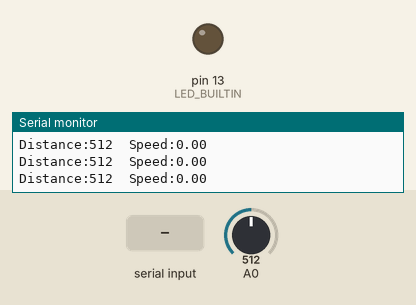
Simulated run of this sketch. Board: Arduino Uno, built with avr-gcc and run on an emulated ATmega328P. On the bench: output pins drawn as LEDs (lit = HIGH), the last lines printed to the serial monitor. Dashed ring = blinking. Inputs (shaded band) come from the test bench; at power-on: A0 = 512.

Above: at 1.3 s.
1.4 s: A0 set to 499
At 2.2 s:
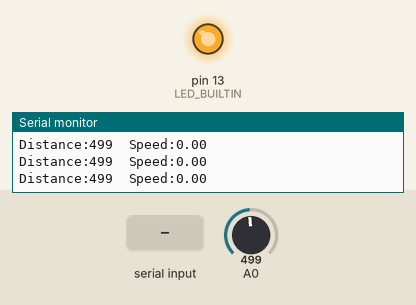
3.0 s: "30,150\n" received over Serial
6.0 s: "0\n" received over Serial
7.5 s: A0 set to 190
At 7.75 s:
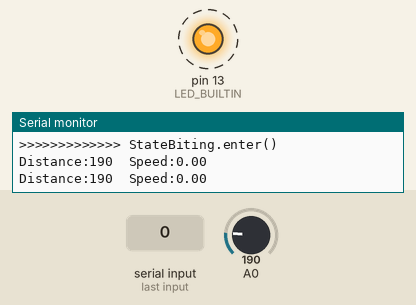
10.5 s: A0 set to 215
13.5 s: A0 set to 301
16.5 s: A0 set to 327
Timing chart, 0 to 19.0 s (numbered marks = the images above; inputs shaded):
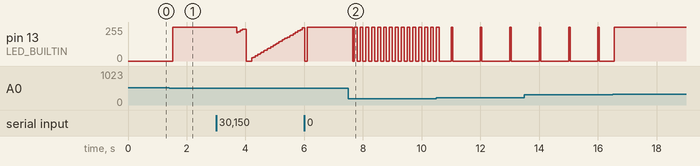

The sketch:

DogStateMachine.ino
```cpp
// DogStateMachine demo
//
// By using the StateMachine class and your own state classes herited from the State base class,
// we can easily code an application that has different tasks to do at different times and separate
// them in the state classes.
//
// Pierre Rossel   2024-11-29  Initial version

#include "States.h"

int distance = 1000;
float speed = 0;

// speed calculation
int previousDistance = 0;
unsigned long previousMs = 0;

// mode of operation
enum Mode {
  ANALOG,     // read distance from analog input
  SIM_SERIAL  // read distance from serial input
};

Mode mode = ANALOG;

StateMachine sm;

void setup() {
  Serial.begin(9600);

  Serial.println("\n\nHello world of state machines. This is the DogStateMachine example.");
  Serial.println("\n\nSend a distance (0 .. 1023) in cm to simulate a distance sensor ");
  Serial.println("or an empty line to go back to reading the distance on an analog input.");

  pinMode(LED_BUILTIN, OUTPUT);

  sm.changeState(new StateIdle());
}

void loop() {
  static unsigned long lastAnalogRead = 0;
  unsigned long ms = millis();

  switch (mode) {

    case ANALOG:

      // Non blocking code every 100 ms (avoir using delay())
      if (ms - lastAnalogRead > 100) {
        lastAnalogRead = ms;

        distance = analogRead(A0);

        updateSpeed();
      }

      if (Serial.available() > 0) {
        mode = SIM_SERIAL;
        Serial.println("Switching to simulation mode.");
      } else {
        break;
      }

    case SIM_SERIAL:

      if (Serial.available() > 0) {

        // Try to read an int
        distance = Serial.parseInt();

        // flush the serial buffer
        while (Serial.available() > 0) {
          Serial.read();
        }

        // could not read an int (or 0)
        if (distance == 0) {
          mode = ANALOG;
          Serial.println("Switching to analog mode.");
        }

        updateSpeed();
      }
      break;
  }

  // Serial.print("Distance:");
  // Serial.println(distance);

  sm.loop();
}

void updateSpeed() {
  unsigned long ms = millis();

  if (previousMs == 0) {
    previousMs = ms;
    previousDistance = distance;
    return;
  }

  unsigned long deltaMs = ms - previousMs;
  int deltaDistance = distance - previousDistance;

  speed = -deltaDistance / (deltaMs / 1000.0);

  previousMs = ms;
  previousDistance = distance;

  Serial.print("Distance:");
  Serial.print(distance);
  Serial.print("\t");

  Serial.print("Speed:");
  Serial.println(speed);
}
```

StateMachine.h
```cpp
// This file defines and implements the base classe of a State and the StateMachine class.
//
// Create your own child classes from State and use them with an instance of StateMachine
//
// Pierre Rossel   2020-12-03  Initial version

#pragma once

class State {

  public:

    unsigned long stateEnterMs = 0;

    // Override if you need to do something when the state enters.
    virtual void enter() {}

    // Override this function to execute what your state has to do when active.
    // Return NULL or a new State if you want to change state.
    virtual State * loop() {}

    // Override this function if you need to do some cleanup before your state is destroyed
    // Called before switching to another state
    virtual void exit() {}

    // Get the time in ms elapsed since state entered.
    unsigned long getStateTime() {
      return millis() - stateEnterMs;
    }
};


class StateMachine {

    State *pCurrentState;

  public:

    void loop() {
      if (pCurrentState != NULL) {
        State *pNewState = pCurrentState->loop();
        if (pNewState) {
          changeState(pNewState);
        }
      }
    }

    // Change to another state.
    // Note current state will be called its exit() function, then destroyed.
    void changeState(State *pNewState) {

      if (pCurrentState != NULL) {
        pCurrentState->exit();
        delete pCurrentState;
        pCurrentState = NULL;
      }

      pCurrentState = pNewState;

      if (pNewState != NULL) {
        pNewState->stateEnterMs = millis();
        pNewState->enter();
      }
    }

    // returns current State
    State * getState() {
      return pCurrentState;
    }

    // Returns the running time of current state in milliseconds.
    unsigned long getStateTime() {
      return pCurrentState ? pCurrentState->getStateTime() : 0;
    }

};
```

States.h
```cpp
// This file declares and implements the State* classes, which are the children of State class
// and contains the logic of each state of our application.
//
// Pierre Rossel   2024-11-29  Initial version
//

#include "StateMachine.h"

// distance is a global variable declared in DogStateMachine.ino
extern int distance;

// speed is a global variable declared in DogStateMachine.ino
extern float speed;

// see doc/Dog State Machine.png for the state diagram

class StateIdle : public State
{
  void enter();
  State *loop();
  void exit();
};

class StateWatching : public State
{
  int limit = 180;
  void enter();
  State *loop();
  void exit();
};

class StateGreeting : public State
{
  void enter();
  State *loop();
  void exit();
};

class StateBarking : public State
{
  int enterDistance = 0;

  void enter();
  State *loop();
  void exit();
};

class StateBiting : public State
{
  void enter();
  State *loop();
  void exit();
};


// StateIdle implementation
// ************************

void StateIdle::enter()
{
  Serial.println(">>>>>>>>>>>>> StateIdle.enter()");
  digitalWrite(LED_BUILTIN, LOW);
}

State *StateIdle::loop()
{
  if (distance < 500) {
    return new StateWatching();
  }
  return NULL;
}

void StateIdle::exit()
{
  Serial.println("<<<<<<<<<<<<< StateIdle.exit()");
}


// StateWatching implementation
// *****************************

void StateWatching::enter()
{
  Serial.println(">>>>>>>>>>>>> StateWatching.enter()");

  // Turn on the LED
  digitalWrite(LED_BUILTIN, HIGH);

}

State *StateWatching::loop()
{
  if (speed > limit) {
    return new StateBarking();
  }

  if (distance > 500) {
    return new StateIdle();
  }

  if (distance < 200) {
    return new StateGreeting();
  }

  return NULL;
}

void StateWatching::exit()
{
  Serial.println("<<<<<<<<<<<<< StateWatching.exit()");
}


// StateGreeting implementation
// *****************************

void StateGreeting::enter()
{
  Serial.println(">>>>>>>>>>>>> StateGreeting.enter()");
}

State *StateGreeting::loop()
{
  if (distance > 200) {
    return new StateWatching();
  }

  // Ramp the LED intensity up and down
  long period = 2 * 1000L;
  float intensity = (millis() % period) * 1.0 / period; // 0.0 ... 1.0

  // Custom non blocking PWM code for non PWM pin
  long pwmPeriod = 20 * 1000L; // microseconds
  long timePwm = micros() % pwmPeriod;
  bool high = timePwm < pwmPeriod * intensity;
  digitalWrite(LED_BUILTIN, high);

  return NULL;
}

void StateGreeting::exit()
{
  Serial.println("<<<<<<<<<<<<< StateGreeting.exit()");
}


// StateBarking implementation
// *****************************

void StateBarking::enter()
{
  Serial.println(">>>>>>>>>>>>> StateBarking.enter()");
  enterDistance = distance;
}

State *StateBarking::loop()
{
  // Go back to watching if the distance has increased by 100 cm since we entered this state
  if (distance > enterDistance + 100) {
    return new StateWatching();
  }

  if (distance < 200) {
    return new StateBiting();
  }

  // Blink the LED medium
  digitalWrite(LED_BUILTIN, millis() % 1000 < 50);


  return NULL;
}

void StateBarking::exit()
{
  Serial.println("<<<<<<<<<<<<< StateBarking.exit()");
}


// StateBiting implementation
// *****************************

void StateBiting::enter()
{
  Serial.println(">>>>>>>>>>>>> StateBiting.enter()");
}

State *StateBiting::loop()
{
  if (distance > 200) {
    return new StateBarking();
  }

  // Blink the LED fast
  digitalWrite(LED_BUILTIN, (millis() / 100) % 2);

  return NULL;
}

void StateBiting::exit()
{
  Serial.println("<<<<<<<<<<<<< StateBiting.exit()");
}
```

Measured:
- the behaviour switches between 500 and 499 on A0 (found by bisection; images 0 and 1)
- after the input at 1.4 s, pin 13 (LED_BUILTIN): 0/255 → 255/255 after 0.13 s
- after the input at 7.5 s, pin 13 (LED_BUILTIN): alternates 255/255 for 0.10 s and 0/255 for 0.10 s, starting after 0.15 s
